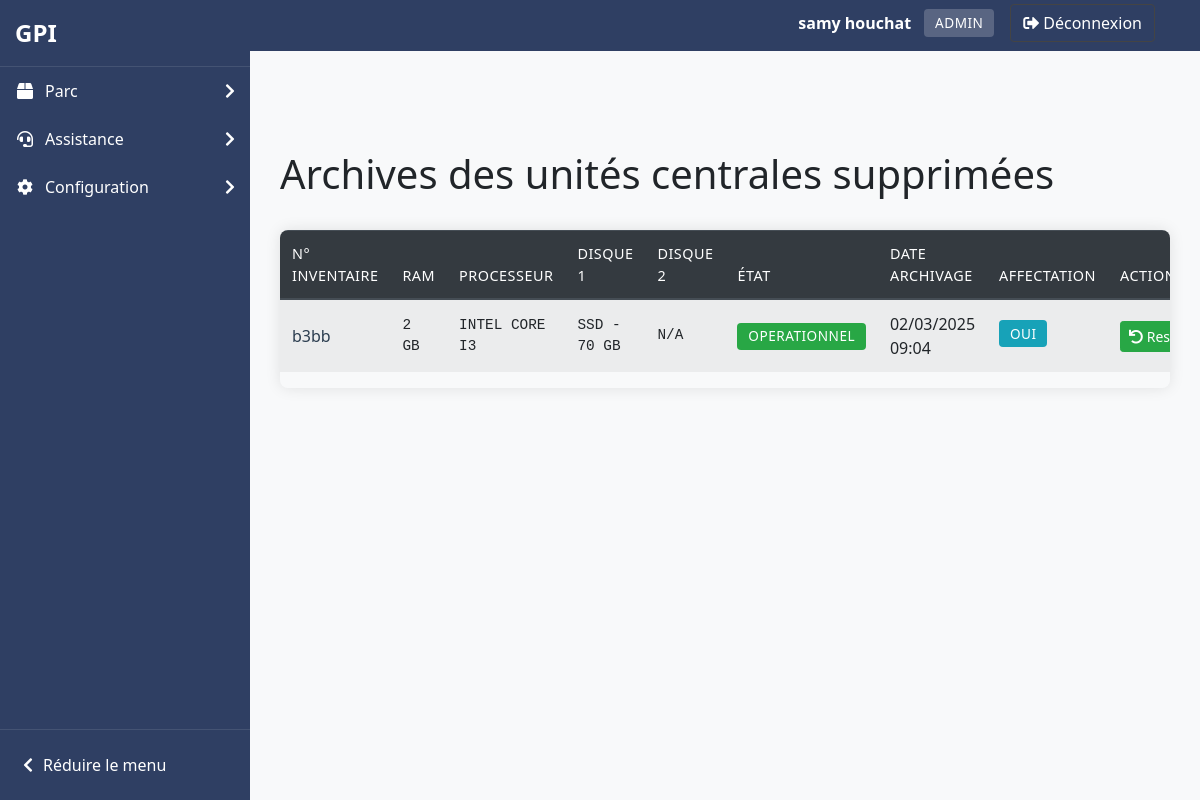
Page /pages/archives/archives_unite.php (signed in) on the committed database.
### tables this page shows
CREATE TABLE IF NOT EXISTS `users` (
  `id_user` int NOT NULL AUTO_INCREMENT,
  `prenom` varchar(100) NOT NULL,
  `nom` varchar(100) NOT NULL,
  `email` varchar(255) NOT NULL,
  `password` varchar(255) NOT NULL,
  `id_role` int NOT NULL,
  `date_created` timestamp NULL DEFAULT CURRENT_TIMESTAMP,
  `code_utilisateur` varchar(6) DEFAULT NULL,
  PRIMARY KEY (`id_user`),
  UNIQUE KEY `email` (`email`),
  UNIQUE KEY `code_utilisateur` (`code_utilisateur`),
  KEY `fk_users_role` (`id_role`),
  KEY `idx_code_utilisateur` (`code_utilisateur`)
);

CREATE TABLE IF NOT EXISTS `roles` (
  `id_role` int NOT NULL AUTO_INCREMENT,
  `role_name` varchar(50) NOT NULL,
  PRIMARY KEY (`id_role`),
  UNIQUE KEY `role_name` (`role_name`)
);

CREATE TABLE IF NOT EXISTS `archives_unite` (
  `id_archive` int NOT NULL AUTO_INCREMENT,
  `id_unite` int NOT NULL,
  `numero_inventaire` varchar(255) NOT NULL,
  `ram` varchar(255) DEFAULT NULL,
  `processeur` varchar(255) DEFAULT NULL,
  `disque_dur_1_type` varchar(255) DEFAULT NULL,
  `disque_dur_1_capacite` varchar(255) DEFAULT NULL,
  `disque_dur_2_type` varchar(255) DEFAULT NULL,
  `disque_dur_2_capacite` varchar(255) DEFAULT NULL,
  `etat` enum('Operationnel','En panne') DEFAULT 'Operationnel',
  `date_achat` date DEFAULT NULL,
  `date_ajout` datetime DEFAULT NULL,
  `supprime_le` datetime DEFAULT NULL,
  `est_affecte` tinyint(1) DEFAULT NULL,
  `date_archive` timestamp NOT NULL DEFAULT CURRENT_TIMESTAMP,
  PRIMARY KEY (`id_archive`)
);

### pages/archives/archives_unite.php (the view, shortened to what this page needs)
<?php
require_once '../../includes/functions.php';
afficherHeader('Archives des unités centrales', 2);
try {
    $pdo = connectDB();
    $stmt = $pdo->query("
        SELECT *
        FROM archives_unite
        ORDER BY date_archive DESC
    ");
    $archives = $stmt->fetchAll();
?>
    <div class="d-flex justify-content-between align-items-center mb-4">
        <h1>Archives des unités centrales supprimées</h1>
    </div>
    <?php if (empty($archives)): ?>
        <div class="alert alert-info">Aucune unité archivée.</div>
    <?php else: ?>
        <div class="table-responsive">
            <table class="table table-striped">
                <thead class="thead-dark">
                    <tr>
                        <th>N° Inventaire</th>
                        <th>RAM</th>
                        <th>Processeur</th>
                        <th>Disque 1</th>
                        <th>Disque 2</th>
                        <th>État</th>
                        <th>Date archivage</th>
                        <th>Affectation</th>
                        <th>Actions</th>
                    </tr>
                </thead>
                <tbody>
                    <?php foreach ($archives as $archive):
                        $disque2 = $archive['disque_dur_2_type'] ?
                            htmlspecialchars($archive['disque_dur_2_type']).' - '.htmlspecialchars($archive['disque_dur_2_capacite']) :
                            'N/A';
                    ?>
                        <tr>
                            <td><?= htmlspecialchars($archive['numero_inventaire']) ?></td>
                            <td><?= htmlspecialchars($archive['ram']) ?></td>
                            <td><?= htmlspecialchars(str_replace('_', ' ', $archive['processeur'])) ?></td>
                            <td><?= htmlspecialchars($archive['disque_dur_1_type'] . ' - ' . $archive['disque_dur_1_capacite']) ?></td>
                            <td><?= $disque2 ?></td>
                            <td>
                                <span class="badge badge-<?= $archive['etat'] === 'Operationnel' ? 'success' : 'danger' ?>">
                                    <?= htmlspecialchars($archive['etat']) ?>
                                </span>
                            </td>
                            <td><?= date('d/m/Y H:i', strtotime($archive['date_archive'])) ?></td>
                            <td>
                                <span class="badge badge-<?= $archive['est_affecte'] ? 'info' : 'secondary' ?>">
                                    <?= $archive['est_affecte'] ? 'Oui' : 'Non' ?>
                                </span>
                            </td>
                            <td>
                                <form method="post" class="d-inline">
                                    <button type="submit" name="restaurer" class="btn btn-success btn-sm restore-btn">
                                        <i class="fas fa-undo"></i> Restaurer
                                    </button>
                                </form>
                            </td>
                        </tr>
                    <?php endforeach; ?>
                </tbody>
            </table>
        </div>
    <?php endif; ?>
<?php
} catch (Exception $e) {
    echo '<div class="alert alert-danger">Erreur : ' . htmlspecialchars($e->getMessage()) . '</div>';
}
afficherFooter();
?>

### includes/functions.php (shortened to what this page needs)
<?php
function connectDB() {
    $host = 'localhost';
    $db   = 'gpii';
    $user = 'root';
    $pass = '';
    $charset = 'utf8mb4';
    $dsn = "mysql:host=$host;dbname=$db;charset=$charset";
    $options = [
        PDO::ATTR_ERRMODE => PDO::ERRMODE_EXCEPTION,
        PDO::ATTR_DEFAULT_FETCH_MODE => PDO::FETCH_ASSOC
    ];
    return new PDO($dsn, $user, $pass, $options);
}
function afficherHeader($titre, $niveau = 1, $afficher_sidebar = true) {
    $prefix = str_repeat('../', $niveau);
    echo '<!DOCTYPE html>';
    echo '<html lang="fr">';
    echo '<head>';
    echo '<link rel="stylesheet" href="' . $prefix . 'assets/css/bootstrap.css">';
    echo '<link rel="stylesheet" href="' . $prefix . 'assets/css/custom.css">';
    echo '<link rel="stylesheet" href="https://cdnjs.cloudflare.com/ajax/libs/font-awesome/5.15.3/css/all.min.css">';
    echo '</head>';
    echo '<body>';
    if ($afficher_sidebar) {
        echo '<div class="sidebar-glpi">';
        echo '<div class="sidebar-header">';
        echo '<a href="' . $prefix . 'index.php" class="logo-container">';
        echo '<span class="logo-text">GPI</span>';
        echo '</a>';
        echo '</div>';
        echo '<nav class="sidebar-nav">';
        echo '<ul class="sidebar-menu">';
        if (isset($_SESSION['user_role']) && ($_SESSION['user_role'] == 1 || $_SESSION['user_role'] == 2)) {
            echo '<li class="sidebar-item">';
            echo '<a href="#" class="sidebar-link">';
            echo '<i class="fas fa-box sidebar-icon"></i>';
            echo '<span>Parc</span>';
            echo '<i class="fas fa-chevron-right sidebar-arrow"></i>';
            echo '</a>';
            echo '</li>';
        }
        echo '<li class="sidebar-item">';
        echo '<a href="#" class="sidebar-link">';
        echo '<i class="fas fa-headset sidebar-icon"></i>';
        echo '<span>Assistance</span>';
        echo '<i class="fas fa-chevron-right sidebar-arrow"></i>';
        echo '</a>';
        echo '</li>';
        if (isset($_SESSION['user_role']) && $_SESSION['user_role'] == 1) {
            echo '<li class="sidebar-item">';
            echo '<a href="#" class="sidebar-link">';
            echo '<i class="fas fa-cog sidebar-icon"></i>';
            echo '<span>Configuration</span>';
            echo '<i class="fas fa-chevron-right sidebar-arrow"></i>';
            echo '</a>';
            echo '</li>';
        }
        echo '</ul>';
        echo '</nav>';
        echo '<div class="sidebar-footer">';
        echo '<button class="btn-collapse" id="collapseMenu">';
        echo '<i class="fas fa-chevron-left"></i>';
        echo '<span>Réduire le menu</span>';
        echo '</button>';
        echo '</div>';
        echo '</div>';
    }
    echo '<nav class="navbar navbar-expand-lg navbar-dark bg-primary mb-4" style="position: relative;">';
    echo '<div class="container d-flex justify-content-between align-items-center">';
    echo '<a class="navbar-brand" href="' . $prefix . 'index.php">GPI</a>';
    echo '<div class="d-flex align-items-center">';
    if (isset($_SESSION['user_id'])) {
        $pdo = connectDB();
        $stmt = $pdo->prepare("SELECT u.nom, u.prenom, r.role_name FROM users u JOIN roles r ON u.id_role = r.id_role WHERE u.id_user = ?");
        $stmt->execute([$_SESSION['user_id']]);
        $user = $stmt->fetch();
        echo '<div class="navbar-user-info mr-3">';
        echo '<span class="user-name text-white mr-2">' . htmlspecialchars($user['prenom'] . ' ' . $user['nom']) . '</span>';
        echo '<span class="user-role badge badge-light">' . htmlspecialchars($user['role_name']) . '</span>';
        echo '</div>';
        echo '<a href="' . $prefix . 'includes/logout.php" class="btn btn-outline-light"><i class="fas fa-sign-out-alt mr-1"></i>Déconnexion</a>';
    } else {
        echo '<a href="' . $prefix . 'index.php" class="btn btn-outline-light"><i class="fas fa-sign-in-alt mr-1"></i>Connexion</a>';
    }
    echo '</div>';
    echo '</div>';
    echo '</nav>';
    if ($afficher_sidebar) {
        echo '<div class="container" style="margin-top: 20px;">';
    } else {
        echo '<div class="container-fluid" style="margin-top: 20px;">';
    }
}
function afficherFooter() {
    echo '</div>';
    echo '</body>';
    echo '</html>';
}
        ?>

### assets/css/custom.css (style rules this page uses)
body { margin: 0; padding: 0; font-family: Arial, sans-serif; overflow-x: hidden; transition: all 0.3s ease; }
body .container { width: calc(100% - 30px); max-width: 1140px; margin-top: 70px; margin-left: auto; margin-right: auto; transition: all 0.3s ease; }
body:not(.sidebar-collapsed) { padding-left: 250px; }
.user-name { color: #fff; }
.user-role { background-color: rgba(255, 255, 255, 0.2); color: #fff; }
.btn-outline-light { border-color: #444; color: #fff; }
.navbar-brand { color: #fff !important; font-weight: bold; }
.navbar-user-info { display: flex; align-items: center; }
.sidebar-glpi { width: 250px; background-color: #2f3f63; color: white; height: 100vh; position: fixed; left: 0; top: 0; z-index: 1000; transition: all 0.3s ease; display: flex; flex-direction: column; }
.sidebar-header { padding: 15px; border-bottom: 1px solid rgba(255, 255, 255, 0.1); }
.logo-container { display: flex; align-items: center; text-decoration: none; color: white; }
.logo-text { font-size: 24px; font-weight: bold; color: white; }
.sidebar-nav { flex: 1; overflow-y: auto; padding-bottom: 20px; }
.sidebar-menu { list-style: none; padding: 0; margin: 0; }
.sidebar-item { position: relative; }
.sidebar-link { display: flex; align-items: center; padding: 12px 15px; color: white; text-decoration: none; transition: all 0.3s ease; }
.sidebar-icon { width: 20px; margin-right: 10px; text-align: center; }
.sidebar-arrow { margin-left: auto; transition: transform 0.3s ease; }
.sidebar-footer { padding: 15px; border-top: 1px solid rgba(255, 255, 255, 0.1); }
.btn-collapse { display: flex; align-items: center; background: none; border: none; color: white; cursor: pointer; padding: 8px; width: 100%; text-align: left; }
.btn-collapse i { margin-right: 10px; }
.badge { font-weight: 500; padding: 0.4em 0.6em; border-radius: 4px; }
.badge-info { background-color: #17a2b8; color: white; font-size: 0.85rem; padding: 0.5em 0.7em; margin-bottom: 0.3rem; display: inline-block; }
body { font-family: 'Segoe UI', Tahoma, Geneva, Verdana, sans-serif; background-color: #f8f9fa; }
.restore-btn { transition: all 0.3s ease; position: relative; overflow: hidden; }
.restore-btn::after { content: ''; position: absolute; top: 50%; left: 50%; width: 5px; height: 5px; background: rgba(255, 255, 255, 0.5); opacity: 0; border-radius: 100%; transform: scale(1, 1) translate(-50%); transform-origin: 50% 50%; }
.table-responsive { box-shadow: 0 0 15px rgba(0, 0, 0, 0.1); border-radius: 8px; overflow: hidden; }
.table thead th { background-color: #343a40; color: white; border-bottom: 2px solid #454d55; }
.table td { vertical-align: middle; }
td:nth-child(2), td:nth-child(3), td:nth-child(4), td:nth-child(5) { font-family: 'Consolas', monospace; font-size: 0.9em; }
.badge { padding: 0.5em 0.8em; font-size: 0.85em; font-weight: 500; text-transform: uppercase; letter-spacing: 0.5px; }
.restore-btn { transition: all 0.3s ease; white-space: nowrap; }
.table-responsive { margin-top: 1rem; border-radius: 8px; box-shadow: 0 0 15px rgba(0,0,0,0.1); }
.table thead th { background-color: #343a40; color: white; font-weight: 500; text-transform: uppercase; font-size: 0.9em; letter-spacing: 0.5px; }
.table tbody tr { transition: background-color 0.2s ease; }
td:first-child { font-weight: 500; color: #2c3e50; }
.navbar { right: 250px; margin-right: -251px; }
.bg-primary { background-color: #2f3f63 !important; }

### rows in the picture
users: prenom+nom "samy houchat", id_role.role_name "ADMIN"
archives_unite: numero_inventaire "b3bb", ram "2 GB", processeur "INTEL CORE I3", disque_dur_1_type+disque_dur_1_capacite "SSD - 70 GB", disque_dur_2_type "N/A", etat "OPERATIONNEL", date_archive "02/03/2025 09:04", est_affecte "OUI"
